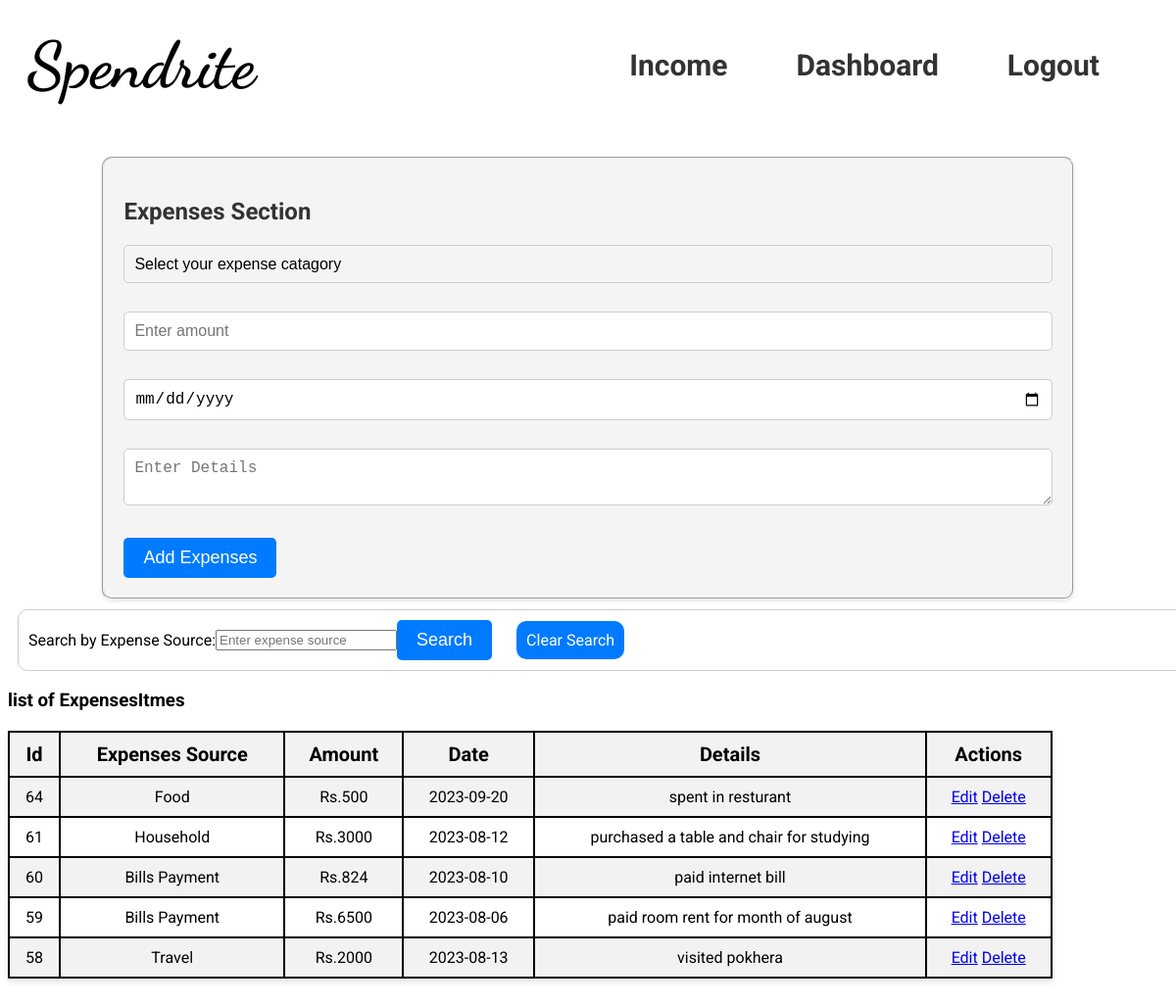
The page /expenses.php (signed in) on the database its author committed.
### tables this page shows
CREATE TABLE `expenses` (
  `id` int(11) NOT NULL,
  `expense_head` varchar(50) NOT NULL,
  `amount` int(11) NOT NULL,
  `created_at` date NOT NULL,
  `updated_at` date NOT NULL,
  `Details` varchar(255) NOT NULL,
  `user_id` int(255) NOT NULL
);

### expenses.php (the view, shortened to what this page needs)
<?php
$user_id = $_SESSION['user_id'];
?>
<!DOCTYPE html>
<html lang="en">
<head>
    <link rel="stylesheet" href="index.css">
    <link rel="stylesheet" href="table.css">
    <link rel="stylesheet" href="formstyle.css">
</head>
</head>
<body>
<header>
        <div class="header-left">
            <h1 class="header">Spendrite</h1>
        </div>
        <nav class="header-right">
            <a href="income.php">Income</a>
            <a href="dashboard2.php">Dashboard</a>
            <a href="logout.php">Logout</a>
        </nav>
    </header>
    <fieldset class="container">
        <h2>Expenses Section</h2>
        <div>
            <form action="addexpenses.php" method="post" onsubmit="return validateForm()">
                <select  name="expense" id="expense" value="Select Income" required>
                <option value="" disabled selected hidden>Select your expense catagory</option>
                </select><br><br>
                <input type="number" name="amount" id="amount" placeholder="Enter amount" required> <br> <br>
                <input type="date" name="date"><br><br>
                <textarea type="text" name="detail" placeholder="Enter Details" ></textarea><br> <br>
                <input type="submit" value="Add Expenses">
            </form>
        </div>
    </fieldset>
    <form action="<?php echo strtok($_SERVER["REQUEST_URI"], '?'); ?>" method="get" class="search-form">
        <label for="search">Search by Expense Source:</label>
        <div class="search-container">
            <input type="text" name="search" id="search" placeholder="Enter expense source" value="<?php echo isset($search) ? $search : ''; ?>">
            <input type="submit" value="Search">
        </div>
        <a href="<?php echo strtok($_SERVER["REQUEST_URI"], '?'); ?>" class="clear-search">Clear Search</a>
    </form>
    <h3>list of ExpensesItmes</h3>
    <table border="1px">
        <tr>
            <th>Id</th>
            <th>Expenses Source</th>
            <th>Amount</th>
            <th>Date</th>
            <th>Details</th>
            <th>Actions</th>
            </tr>
<?php
        include 'expensesdb.php';
        $search = isset($_GET['search']) ? $_GET['search'] : '';
        if ($search) {
            $sql = "SELECT * FROM expenses WHERE user_id = $user_id AND expense_head LIKE '%$search%' ORDER BY id DESC";
        } else {
            $sql = "SELECT * FROM expenses WHERE user_id = $user_id ORDER BY id DESC";
        }
    $result = mysqli_query($conn, $sql);
    if($result){
        while($row=mysqli_fetch_assoc($result)){
            $id=$row['id'];
            $expense=$row['expense_head'];
            $amount=$row['amount'];
            $date=$row['created_at'];
            $detail=$row['Details'];
            ?>
             <tr>
                <td><?php echo $id?> </td>
                <td><?php echo $expense?></td>
                <td><?php echo "Rs.".$amount?></td>
                <td><?php echo $date?></td>
                <td><?php echo $detail?></td>
            <td>
                <a href="editexpense.php?id=<?php echo $id?>">Edit</a>
                <a href="deleteexpense.php?id=<?php echo $id?>">Delete</a>
            </td>
            </tr>
            <?php
        }
    }
    ?>
    </table>
</body>
</html>

### index.css (style rules this page uses)
body { font-family: 'Roboto',sans-serif; }
header { top: 1%; margin-top: -3%; background-color: #fff; font-size: 30px; width: 100%; padding: 10px 0; display: flex; justify-content: space-between; align-items: center; }
.header { font-family: 'Dancing Script', cursive; font-size: 66px; z-index: 2; margin-left: 20px; }
.header-right { display: flex; align-items: center; }
nav a { color: #333; text-decoration: none; font-weight: bold; margin-right: 70px; }

### table.css (style rules this page uses)
table { max-width: 90%; width: 100%; border-collapse: collapse; background-color: #fff; margin-top: 20px; box-shadow: 0 4px 6px rgba(0, 0, 0, 0.1); }
th, td { border: 2px solid #000; padding: 10px; text-align: center; font-size: 16px; }
th { background-color: #f2f2f2; font-weight: bold; font-size: 20px; }
tr:nth-child(even) { background-color: #f2f2f2; }

### formstyle.css (style rules this page uses)
.container { align-items: flex-start; max-width: 80%; width: 100%; margin: 0 auto; padding: 20px; background-color: #f4f4f4; border-radius: 10px; box-shadow: 0 2px 4px rgba(0, 0, 0, 0.1); }
h2 { font-size: 24px; margin-bottom: 20px; color: #333; }
form { width: 100%; margin-right: 0; }
select, input[type="number"], input[type="date"], textarea { width: 100%; padding: 10px; margin-bottom: 10px; border: 1px solid #ccc; border-radius: 5px; font-size: 16px; box-sizing: border-box; }
select { appearance: none; background: transparent; background-image: url('path-to-your-dropdown-arrow-icon.png'); background-repeat: no-repeat; background-position: right center; }
input[type="submit"] { background-color: #007bff; color: #fff; border: none; padding: 10px 20px; border-radius: 5px; cursor: pointer; font-size: 18px; transition: background-color 0.3s; }

### expenses.php (style rules this page uses)
.search-form { display: flex; align-items: center; margin: 10px; padding: 10px; border: 1px solid #ccc; border-radius: 10px; }
.search-container { display: flex; align-items: center; margin-right: 10px; }
.clear-search { border-radius: 10px; padding: 10px; background-color: #007bff; text-decoration: none; color: #fff; margin-left: 15px; transition: background-color 0.3s; }

### rows shown on the page
expenses: id "64", expense_head "Food", amount "500", created_at "2023-09-20", Details "spent in resturant"
expenses: id "61", expense_head "Household", amount "3000", created_at "2023-08-12", Details "purchased a table and chair for studying"
expenses: id "60", expense_head "Bills Payment", amount "824", created_at "2023-08-10", Details "paid internet bill"
expenses: id "59", expense_head "Bills Payment", amount "6500", created_at "2023-08-06", Details "paid room rent for month of august"
expenses: id "58", expense_head "Travel", amount "2000", created_at "2023-08-13", Details "visited pokhera"
